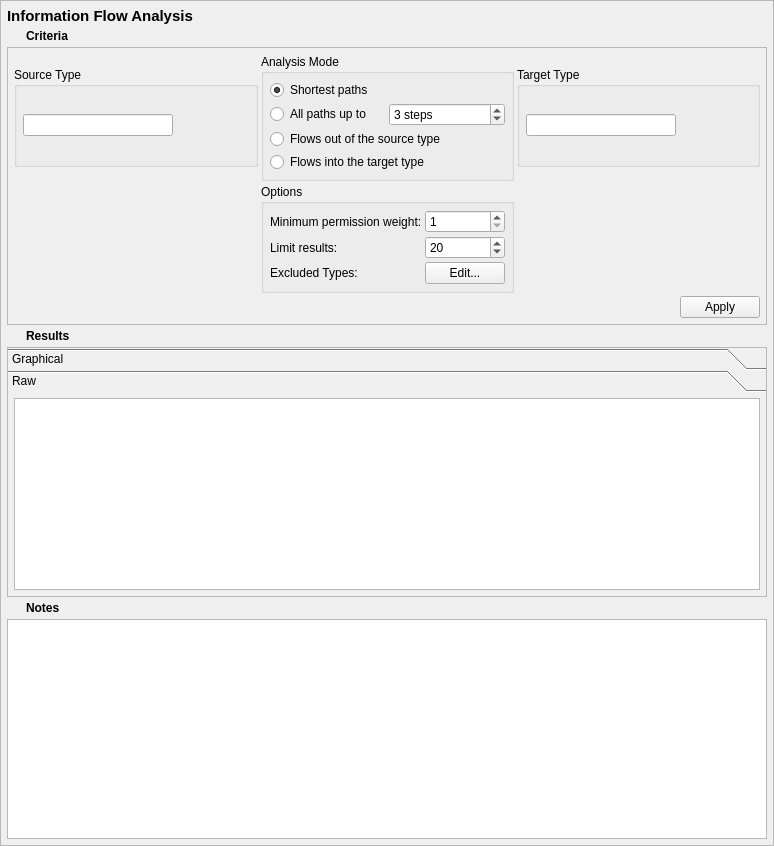
<?xml version="1.0" encoding="UTF-8"?>
<ui version="4.0">
 <class>TeRuleQueryTab</class>
 <widget class="QScrollArea" name="TeRuleQueryTab">
  <property name="geometry">
   <rect>
    <x>0</x>
    <y>0</y>
    <width>774</width>
    <height>846</height>
   </rect>
  </property>
  <property name="sizeAdjustPolicy">
   <enum>QAbstractScrollArea::AdjustToContents</enum>
  </property>
  <property name="widgetResizable">
   <bool>true</bool>
  </property>
  <widget class="QWidget" name="contents">
   <property name="geometry">
    <rect>
     <x>0</x>
     <y>0</y>
     <width>772</width>
     <height>844</height>
    </rect>
   </property>
   <property name="minimumSize">
    <size>
     <width>0</width>
     <height>0</height>
    </size>
   </property>
   <layout class="QGridLayout" name="gridLayout_9">
    <property name="leftMargin">
     <number>6</number>
    </property>
    <property name="topMargin">
     <number>6</number>
    </property>
    <property name="rightMargin">
     <number>6</number>
    </property>
    <property name="bottomMargin">
     <number>6</number>
    </property>
    <property name="spacing">
     <number>3</number>
    </property>
    <item row="4" column="0" colspan="2">
     <widget class="QToolBox" name="results_frame">
      <property name="sizePolicy">
       <sizepolicy hsizetype="Preferred" vsizetype="MinimumExpanding">
        <horstretch>0</horstretch>
        <verstretch>0</verstretch>
       </sizepolicy>
      </property>
      <property name="frameShape">
       <enum>QFrame::StyledPanel</enum>
      </property>
      <property name="currentIndex">
       <number>1</number>
      </property>
      <property name="tabSpacing">
       <number>0</number>
      </property>
      <widget class="QWidget" name="graphical_page">
       <property name="geometry">
        <rect>
         <x>0</x>
         <y>0</y>
         <width>758</width>
         <height>204</height>
        </rect>
       </property>
       <attribute name="label">
        <string>Graphical</string>
       </attribute>
       <layout class="QVBoxLayout" name="verticalLayout_3">
        <property name="spacing">
         <number>3</number>
        </property>
        <property name="leftMargin">
         <number>6</number>
        </property>
        <property name="topMargin">
         <number>6</number>
        </property>
        <property name="rightMargin">
         <number>6</number>
        </property>
        <property name="bottomMargin">
         <number>6</number>
        </property>
        <item>
         <widget class="QTableView" name="table_results">
          <property name="sizeAdjustPolicy">
           <enum>QAbstractScrollArea::AdjustIgnored</enum>
          </property>
          <property name="alternatingRowColors">
           <bool>true</bool>
          </property>
          <property name="sortingEnabled">
           <bool>true</bool>
          </property>
         </widget>
        </item>
       </layout>
      </widget>
      <widget class="QWidget" name="raw_page">
       <property name="geometry">
        <rect>
         <x>0</x>
         <y>0</y>
         <width>758</width>
         <height>204</height>
        </rect>
       </property>
       <attribute name="label">
        <string>Raw</string>
       </attribute>
       <layout class="QVBoxLayout" name="verticalLayout_2">
        <property name="spacing">
         <number>3</number>
        </property>
        <property name="leftMargin">
         <number>6</number>
        </property>
        <property name="topMargin">
         <number>6</number>
        </property>
        <property name="rightMargin">
         <number>6</number>
        </property>
        <property name="bottomMargin">
         <number>6</number>
        </property>
        <item>
         <widget class="QPlainTextEdit" name="raw_results">
          <property name="minimumSize">
           <size>
            <width>0</width>
            <height>0</height>
           </size>
          </property>
          <property name="font">
           <font>
            <family>Monospace</family>
           </font>
          </property>
          <property name="documentTitle">
           <string/>
          </property>
          <property name="lineWrapMode">
           <enum>QPlainTextEdit::NoWrap</enum>
          </property>
          <property name="readOnly">
           <bool>true</bool>
          </property>
         </widget>
        </item>
       </layout>
      </widget>
     </widget>
    </item>
    <item row="5" column="0">
     <widget class="QPushButton" name="notes_expander">
      <property name="sizePolicy">
       <sizepolicy hsizetype="Fixed" vsizetype="Fixed">
        <horstretch>0</horstretch>
        <verstretch>0</verstretch>
       </sizepolicy>
      </property>
      <property name="minimumSize">
       <size>
        <width>16</width>
        <height>16</height>
       </size>
      </property>
      <property name="maximumSize">
       <size>
        <width>16</width>
        <height>16</height>
       </size>
      </property>
      <property name="focusPolicy">
       <enum>Qt::TabFocus</enum>
      </property>
      <property name="styleSheet">
       <string notr="true">QPushButton:flat {   border: none; }</string>
      </property>
      <property name="text">
       <string/>
      </property>
      <property name="icon">
       <iconset>
        <normaloff>icons/expand_inactive.png</normaloff>
        <normalon>icons/expand_active.png</normalon>icons/expand_inactive.png</iconset>
      </property>
      <property name="iconSize">
       <size>
        <width>16</width>
        <height>16</height>
       </size>
      </property>
      <property name="checkable">
       <bool>true</bool>
      </property>
      <property name="checked">
       <bool>false</bool>
      </property>
      <property name="flat">
       <bool>true</bool>
      </property>
     </widget>
    </item>
    <item row="3" column="0">
     <widget class="QPushButton" name="results_expander">
      <property name="sizePolicy">
       <sizepolicy hsizetype="Fixed" vsizetype="Fixed">
        <horstretch>0</horstretch>
        <verstretch>0</verstretch>
       </sizepolicy>
      </property>
      <property name="minimumSize">
       <size>
        <width>16</width>
        <height>16</height>
       </size>
      </property>
      <property name="maximumSize">
       <size>
        <width>16</width>
        <height>16</height>
       </size>
      </property>
      <property name="focusPolicy">
       <enum>Qt::TabFocus</enum>
      </property>
      <property name="styleSheet">
       <string notr="true">QPushButton:flat {   border: none; }</string>
      </property>
      <property name="text">
       <string/>
      </property>
      <property name="icon">
       <iconset>
        <normaloff>icons/expand_inactive.png</normaloff>
        <normalon>icons/expand_active.png</normalon>icons/expand_inactive.png</iconset>
      </property>
      <property name="iconSize">
       <size>
        <width>16</width>
        <height>16</height>
       </size>
      </property>
      <property name="checkable">
       <bool>true</bool>
      </property>
      <property name="checked">
       <bool>true</bool>
      </property>
      <property name="flat">
       <bool>true</bool>
      </property>
     </widget>
    </item>
    <item row="1" column="1">
     <widget class="QLabel" name="label_2">
      <property name="sizePolicy">
       <sizepolicy hsizetype="Preferred" vsizetype="Fixed">
        <horstretch>0</horstretch>
        <verstretch>0</verstretch>
       </sizepolicy>
      </property>
      <property name="font">
       <font>
        <weight>75</weight>
        <bold>true</bold>
       </font>
      </property>
      <property name="text">
       <string>Criteria</string>
      </property>
     </widget>
    </item>
    <item row="3" column="1">
     <widget class="QLabel" name="label_3">
      <property name="sizePolicy">
       <sizepolicy hsizetype="Preferred" vsizetype="Fixed">
        <horstretch>0</horstretch>
        <verstretch>0</verstretch>
       </sizepolicy>
      </property>
      <property name="font">
       <font>
        <weight>75</weight>
        <bold>true</bold>
       </font>
      </property>
      <property name="text">
       <string>Results</string>
      </property>
     </widget>
    </item>
    <item row="1" column="0">
     <widget class="QPushButton" name="criteria_expander">
      <property name="sizePolicy">
       <sizepolicy hsizetype="Fixed" vsizetype="Fixed">
        <horstretch>0</horstretch>
        <verstretch>0</verstretch>
       </sizepolicy>
      </property>
      <property name="minimumSize">
       <size>
        <width>16</width>
        <height>16</height>
       </size>
      </property>
      <property name="maximumSize">
       <size>
        <width>16</width>
        <height>16</height>
       </size>
      </property>
      <property name="focusPolicy">
       <enum>Qt::TabFocus</enum>
      </property>
      <property name="styleSheet">
       <string notr="true">QPushButton:flat {   border: none; }</string>
      </property>
      <property name="text">
       <string/>
      </property>
      <property name="icon">
       <iconset>
        <normaloff>icons/expand_inactive.png</normaloff>
        <normalon>icons/expand_active.png</normalon>icons/expand_inactive.png</iconset>
      </property>
      <property name="iconSize">
       <size>
        <width>16</width>
        <height>16</height>
       </size>
      </property>
      <property name="checkable">
       <bool>true</bool>
      </property>
      <property name="checked">
       <bool>true</bool>
      </property>
      <property name="flat">
       <bool>true</bool>
      </property>
     </widget>
    </item>
    <item row="5" column="1">
     <widget class="QLabel" name="label_4">
      <property name="sizePolicy">
       <sizepolicy hsizetype="Preferred" vsizetype="Fixed">
        <horstretch>0</horstretch>
        <verstretch>0</verstretch>
       </sizepolicy>
      </property>
      <property name="font">
       <font>
        <weight>75</weight>
        <bold>true</bold>
       </font>
      </property>
      <property name="text">
       <string>Notes</string>
      </property>
     </widget>
    </item>
    <item row="6" column="0" colspan="2">
     <widget class="QTextEdit" name="notes">
      <property name="minimumSize">
       <size>
        <width>0</width>
        <height>125</height>
       </size>
      </property>
      <property name="toolTip">
       <string>Optionally enter notes here about the query.</string>
      </property>
     </widget>
    </item>
    <item row="0" column="0" colspan="2">
     <widget class="QLabel" name="label">
      <property name="sizePolicy">
       <sizepolicy hsizetype="Preferred" vsizetype="Fixed">
        <horstretch>0</horstretch>
        <verstretch>0</verstretch>
       </sizepolicy>
      </property>
      <property name="maximumSize">
       <size>
        <width>16777215</width>
        <height>20</height>
       </size>
      </property>
      <property name="font">
       <font>
        <pointsize>11</pointsize>
        <weight>75</weight>
        <bold>true</bold>
       </font>
      </property>
      <property name="text">
       <string>Information Flow Analysis</string>
      </property>
     </widget>
    </item>
    <item row="2" column="0" colspan="2">
     <widget class="QFrame" name="criteria_frame">
      <property name="maximumSize">
       <size>
        <width>16777215</width>
        <height>16777215</height>
       </size>
      </property>
      <property name="frameShape">
       <enum>QFrame::StyledPanel</enum>
      </property>
      <property name="frameShadow">
       <enum>QFrame::Raised</enum>
      </property>
      <layout class="QGridLayout" name="gridLayout_3">
       <property name="leftMargin">
        <number>6</number>
       </property>
       <property name="topMargin">
        <number>6</number>
       </property>
       <property name="rightMargin">
        <number>6</number>
       </property>
       <property name="bottomMargin">
        <number>6</number>
       </property>
       <property name="spacing">
        <number>3</number>
       </property>
       <item row="1" column="1">
        <widget class="QGroupBox" name="groupBox_2">
         <property name="title">
          <string>Options</string>
         </property>
         <layout class="QFormLayout" name="formLayout">
          <property name="horizontalSpacing">
           <number>3</number>
          </property>
          <property name="verticalSpacing">
           <number>3</number>
          </property>
          <property name="leftMargin">
           <number>6</number>
          </property>
          <property name="topMargin">
           <number>6</number>
          </property>
          <property name="rightMargin">
           <number>6</number>
          </property>
          <property name="bottomMargin">
           <number>6</number>
          </property>
          <item row="0" column="0">
           <widget class="QLabel" name="label_6">
            <property name="text">
             <string>Minimum permission weight:</string>
            </property>
           </widget>
          </item>
          <item row="0" column="1">
           <widget class="QSpinBox" name="min_perm_weight">
            <property name="minimum">
             <number>1</number>
            </property>
            <property name="maximum">
             <number>10</number>
            </property>
           </widget>
          </item>
          <item row="1" column="0">
           <widget class="QLabel" name="label_7">
            <property name="text">
             <string>Limit results:</string>
            </property>
           </widget>
          </item>
          <item row="1" column="1">
           <widget class="QSpinBox" name="limit_paths">
            <property name="minimum">
             <number>1</number>
            </property>
            <property name="maximum">
             <number>1000</number>
            </property>
            <property name="value">
             <number>20</number>
            </property>
           </widget>
          </item>
          <item row="2" column="0">
           <widget class="QLabel" name="label_5">
            <property name="text">
             <string>Excluded Types:</string>
            </property>
           </widget>
          </item>
          <item row="2" column="1">
           <widget class="QPushButton" name="exclude_types">
            <property name="text">
             <string>Edit...</string>
            </property>
           </widget>
          </item>
         </layout>
        </widget>
       </item>
       <item row="0" column="2">
        <widget class="QGroupBox" name="target_criteria">
         <property name="maximumSize">
          <size>
           <width>16777215</width>
           <height>100</height>
          </size>
         </property>
         <property name="title">
          <string>Target Type</string>
         </property>
         <layout class="QGridLayout" name="gridLayout_5">
          <property name="leftMargin">
           <number>6</number>
          </property>
          <property name="topMargin">
           <number>6</number>
          </property>
          <property name="rightMargin">
           <number>6</number>
          </property>
          <property name="bottomMargin">
           <number>6</number>
          </property>
          <property name="spacing">
           <number>3</number>
          </property>
          <item row="0" column="2">
           <spacer name="horizontalSpacer_3">
            <property name="orientation">
             <enum>Qt::Horizontal</enum>
            </property>
            <property name="sizeHint" stdset="0">
             <size>
              <width>40</width>
              <height>20</height>
             </size>
            </property>
           </spacer>
          </item>
          <item row="0" column="1">
           <widget class="QLineEdit" name="target">
            <property name="sizePolicy">
             <sizepolicy hsizetype="Expanding" vsizetype="Fixed">
              <horstretch>0</horstretch>
              <verstretch>0</verstretch>
             </sizepolicy>
            </property>
            <property name="minimumSize">
             <size>
              <width>150</width>
              <height>0</height>
             </size>
            </property>
            <property name="maximumSize">
             <size>
              <width>250</width>
              <height>16777215</height>
             </size>
            </property>
           </widget>
          </item>
         </layout>
        </widget>
       </item>
       <item row="0" column="0">
        <widget class="QGroupBox" name="source_criteria">
         <property name="maximumSize">
          <size>
           <width>16777215</width>
           <height>100</height>
          </size>
         </property>
         <property name="title">
          <string>Source Type</string>
         </property>
         <layout class="QGridLayout" name="gridLayout_2">
          <property name="leftMargin">
           <number>6</number>
          </property>
          <property name="topMargin">
           <number>6</number>
          </property>
          <property name="rightMargin">
           <number>6</number>
          </property>
          <property name="bottomMargin">
           <number>6</number>
          </property>
          <property name="spacing">
           <number>3</number>
          </property>
          <item row="0" column="1">
           <spacer name="horizontalSpacer_2">
            <property name="orientation">
             <enum>Qt::Horizontal</enum>
            </property>
            <property name="sizeHint" stdset="0">
             <size>
              <width>40</width>
              <height>20</height>
             </size>
            </property>
           </spacer>
          </item>
          <item row="0" column="0">
           <widget class="QLineEdit" name="source">
            <property name="sizePolicy">
             <sizepolicy hsizetype="Expanding" vsizetype="Fixed">
              <horstretch>0</horstretch>
              <verstretch>0</verstretch>
             </sizepolicy>
            </property>
            <property name="minimumSize">
             <size>
              <width>150</width>
              <height>0</height>
             </size>
            </property>
            <property name="maximumSize">
             <size>
              <width>250</width>
              <height>16777215</height>
             </size>
            </property>
           </widget>
          </item>
         </layout>
        </widget>
       </item>
       <item row="2" column="2">
        <widget class="QDialogButtonBox" name="buttonBox">
         <property name="standardButtons">
          <set>QDialogButtonBox::Apply</set>
         </property>
        </widget>
       </item>
       <item row="0" column="1">
        <widget class="QGroupBox" name="groupBox">
         <property name="title">
          <string>Analysis Mode</string>
         </property>
         <layout class="QGridLayout" name="gridLayout">
          <property name="leftMargin">
           <number>6</number>
          </property>
          <property name="topMargin">
           <number>6</number>
          </property>
          <property name="rightMargin">
           <number>6</number>
          </property>
          <property name="bottomMargin">
           <number>6</number>
          </property>
          <property name="spacing">
           <number>3</number>
          </property>
          <item row="1" column="1">
           <widget class="QSpinBox" name="max_path_length">
            <property name="toolTip">
             <string>The limit for path length.</string>
            </property>
            <property name="suffix">
             <string> steps</string>
            </property>
            <property name="minimum">
             <number>1</number>
            </property>
            <property name="value">
             <number>3</number>
            </property>
           </widget>
          </item>
          <item row="3" column="0" colspan="2">
           <widget class="QRadioButton" name="flows_in">
            <property name="toolTip">
             <string>All information flows into the target type will be shown.</string>
            </property>
            <property name="text">
             <string>Flows into the target type</string>
            </property>
           </widget>
          </item>
          <item row="1" column="0">
           <widget class="QRadioButton" name="all_paths">
            <property name="toolTip">
             <string>All paths from the source type to the target type, up to the specified maximum length, will be shown.</string>
            </property>
            <property name="text">
             <string>All paths up to</string>
            </property>
           </widget>
          </item>
          <item row="0" column="0">
           <widget class="QRadioButton" name="all_shortest_paths">
            <property name="toolTip">
             <string>All shortest paths from the source type to the target type will be shown.</string>
            </property>
            <property name="text">
             <string>Shortest paths</string>
            </property>
            <property name="checked">
             <bool>true</bool>
            </property>
           </widget>
          </item>
          <item row="2" column="0" colspan="2">
           <widget class="QRadioButton" name="flows_out">
            <property name="toolTip">
             <string>All information flows out of the source type will be shown.</string>
            </property>
            <property name="text">
             <string>Flows out of the source type</string>
            </property>
           </widget>
          </item>
         </layout>
        </widget>
       </item>
      </layout>
      <zorder>source_criteria</zorder>
      <zorder>target_criteria</zorder>
      <zorder>buttonBox</zorder>
      <zorder>groupBox</zorder>
      <zorder>groupBox_2</zorder>
     </widget>
    </item>
   </layout>
  </widget>
 </widget>
 <tabstops>
  <tabstop>criteria_expander</tabstop>
  <tabstop>source</tabstop>
  <tabstop>target</tabstop>
  <tabstop>results_expander</tabstop>
  <tabstop>table_results</tabstop>
  <tabstop>raw_results</tabstop>
  <tabstop>notes_expander</tabstop>
  <tabstop>notes</tabstop>
 </tabstops>
 <resources/>
 <connections>
  <connection>
   <sender>criteria_expander</sender>
   <signal>toggled(bool)</signal>
   <receiver>criteria_frame</receiver>
   <slot>setVisible(bool)</slot>
   <hints>
    <hint type="sourcelabel">
     <x>17</x>
     <y>41</y>
    </hint>
    <hint type="destinationlabel">
     <x>379</x>
     <y>289</y>
    </hint>
   </hints>
  </connection>
  <connection>
   <sender>results_expander</sender>
   <signal>toggled(bool)</signal>
   <receiver>results_frame</receiver>
   <slot>setVisible(bool)</slot>
   <hints>
    <hint type="sourcelabel">
     <x>17</x>
     <y>537</y>
    </hint>
    <hint type="destinationlabel">
     <x>379</x>
     <y>685</y>
    </hint>
   </hints>
  </connection>
  <connection>
   <sender>notes_expander</sender>
   <signal>toggled(bool)</signal>
   <receiver>notes</receiver>
   <slot>setVisible(bool)</slot>
   <hints>
    <hint type="sourcelabel">
     <x>17</x>
     <y>833</y>
    </hint>
    <hint type="destinationlabel">
     <x>379</x>
     <y>910</y>
    </hint>
   </hints>
  </connection>
 </connections>
</ui>
